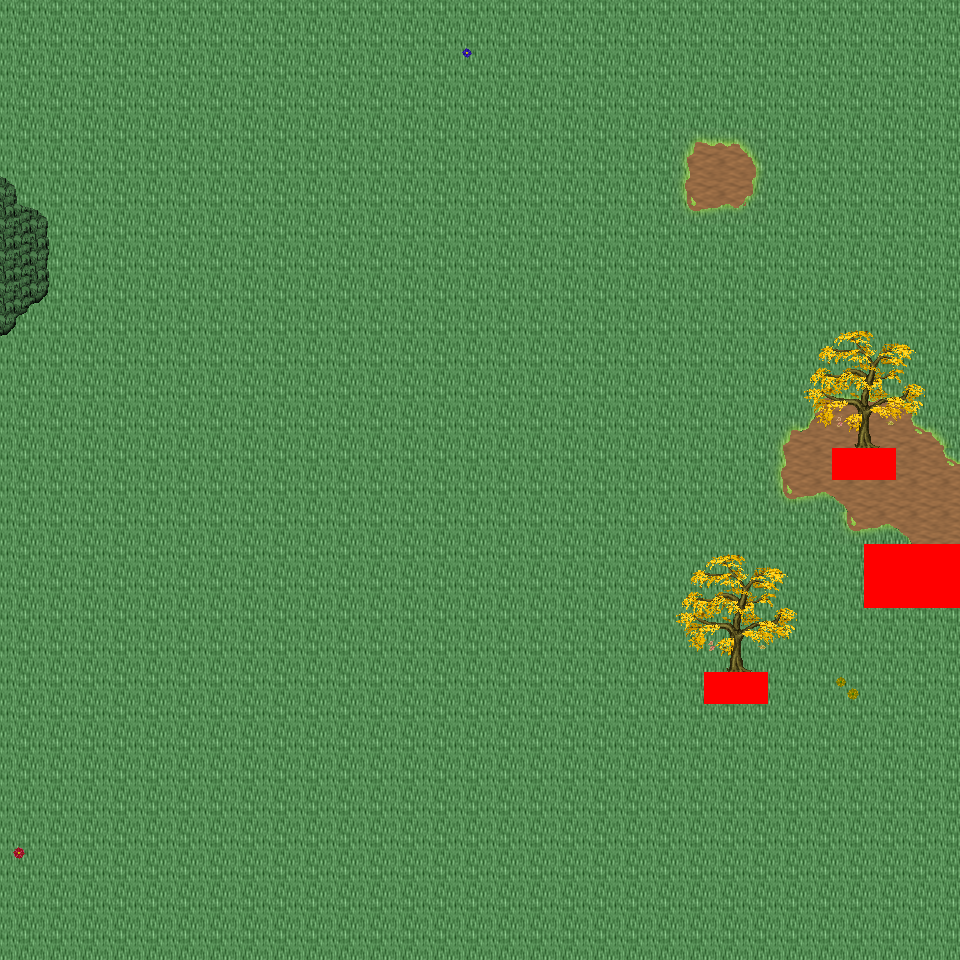

A 2D game scene composited from a Tiled map and its tileset images. What follows is a short description and the map's XML, with each tile layer's data collapsed to a summary:
An orthogonal 30x30 tile map with 32x32 px tiles, 6 tile layers (Ground, Object, Object2, Above, ...), 18 tilesets and 3 objects (3x mapExit).

<map version="1.0" orientation="orthogonal" renderorder="right-down" width="30" height="30" tilewidth="32" tileheight="32" nextobjectid="4">
  <tileset firstgid="1" name="tileset_logic_collision" tilewidth="32" tileheight="32" tilecount="1" columns="1">
    <image source="../drawable/tileset_logic_collision.png" width="32" height="32" />
  </tileset>
  <tileset firstgid="2" name="tileset_ground_ground" tilewidth="32" tileheight="32" tilecount="33" columns="3">
    <image source="../drawable/tileset_ground_ground.png" width="96" height="352" />
  </tileset>
  <tileset firstgid="35" name="tileset_ground_grass_corners" tilewidth="32" tileheight="32" tilecount="24" columns="6">
    <image source="../drawable/tileset_ground_grass_corners.png" width="192" height="128" />
  </tileset>
  <tileset firstgid="59" name="tileset_ground_grass_edges" tilewidth="32" tileheight="32" tilecount="36" columns="12">
    <image source="../drawable/tileset_ground_grass_edges.png" width="384" height="96" />
  </tileset>
  <tileset firstgid="95" name="tileset_ground_grass_2" tilewidth="32" tileheight="32" tilecount="21" columns="3">
    <image source="../drawable/tileset_ground_grass_2.png" width="96" height="224" />
  </tileset>
  <tileset firstgid="116" name="tileset_plant_leaves" tilewidth="32" tileheight="32" tilecount="8" columns="4">
    <image source="../drawable/tileset_plant_leaves.png" width="128" height="64" />
  </tileset>
  <tileset firstgid="124" name="tileset_plant_tree_tree_darkgreen" tilewidth="32" tileheight="32" tilecount="88" columns="8">
    <image source="../drawable/tileset_plant_tree_tree_darkgreen.png" width="256" height="352" />
  </tileset>
  <tileset firstgid="212" name="tileset_plant_tree_fall_trees" tilewidth="32" tileheight="32" tilecount="40" columns="8">
    <image source="../drawable/tileset_plant_tree_fall_trees.png" width="256" height="160" />
  </tileset>
  <tileset firstgid="252" name="tileset_plant_tree_pine_tree" tilewidth="32" tileheight="32" tilecount="20" columns="4">
    <image source="../drawable/tileset_plant_tree_pine_tree.png" width="128" height="160" />
  </tileset>
  <tileset firstgid="272" name="tileset_plant_stump_hollow_logs" tilewidth="32" tileheight="32" tilecount="6" columns="3">
    <image source="../drawable/tileset_plant_stump_hollow_logs.png" width="96" height="64" />
  </tileset>
  <tileset firstgid="278" name="tileset_plant_stump_small_stump" tilewidth="32" tileheight="32" tilecount="4" columns="2">
    <image source="../drawable/tileset_plant_stump_small_stump.png" width="64" height="64" />
  </tileset>
  <tileset firstgid="282" name="tileset_plant_stump_stump_pale_purple" tilewidth="32" tileheight="32" tilecount="4" columns="2">
    <image source="../drawable/tileset_plant_stump_stump_pale_purple.png" width="64" height="64" />
  </tileset>
  <tileset firstgid="286" name="tileset_plant_flower_daisy_blue" tilewidth="32" tileheight="32" tilecount="8" columns="2">
    <image source="../drawable/tileset_plant_flower_daisy_blue.png" width="64" height="128" />
  </tileset>
  <tileset firstgid="294" name="tileset_plant_flower_daisy_red" tilewidth="32" tileheight="32" tilecount="8" columns="2">
    <image source="../drawable/tileset_plant_flower_daisy_red.png" width="64" height="128" />
  </tileset>
  <tileset firstgid="302" name="tileset_plant_flower_daisy_white" tilewidth="32" tileheight="32" tilecount="8" columns="2">
    <image source="../drawable/tileset_plant_flower_daisy_white.png" width="64" height="128" />
  </tileset>
  <tileset firstgid="310" name="tileset_plant_flower_daisy_yellow" tilewidth="32" tileheight="32" tilecount="8" columns="2">
    <image source="../drawable/tileset_plant_flower_daisy_yellow.png" width="64" height="128" />
  </tileset>
  <tileset firstgid="318" name="tileset_logic_creature_ent" tilewidth="32" tileheight="32" tilecount="4" columns="4">
    <image source="../drawable/tileset_logic_creature_ent.png" width="128" height="32" />
  </tileset>
  <tileset firstgid="322" name="tileset_logic_creature_animal" tilewidth="32" tileheight="32" tilecount="32" columns="8">
    <image source="../drawable/tileset_logic_creature_animal.png" width="256" height="128" />
  </tileset>
  <layer name="Ground" width="30" height="30">
    <data>[900 cells, 900 non-empty, 3 distinct tile ids]</data>
  </layer>
  <layer name="Object" width="30" height="30">
    <data>[900 cells, 42 non-empty, 21 distinct tile ids]</data>
  </layer>
  <layer name="Object2" width="30" height="30">
    <data>[900 cells, 14 non-empty, 10 distinct tile ids]</data>
  </layer>
  <layer name="Above" width="30" height="30">
    <data>[900 cells, 32 non-empty, 16 distinct tile ids]</data>
  </layer>
  <layer name="Above2" width="30" height="30">
    <data>[900 cells, 0 non-empty, 0 distinct tile ids]</data>
  </layer>
  <layer name="Walkable" width="30" height="30">
    <data>[900 cells, 10 non-empty, 1 distinct tile ids]</data>
  </layer>
  <objectgroup name="MapEvents">
    <object id="1" name="north" type="mapExit" x="0" y="0" width="960" height="32">
      <properties>
        <property name="map" value="level_0_x21_y26" />
        <property name="x" value="0" />
        <property name="y" value="28" />
      </properties>
    </object>
    <object id="2" name="south" type="mapExit" x="0" y="928" width="960" height="32">
      <properties>
        <property name="map" value="level_0_x21_y28" />
        <property name="x" value="0" />
        <property name="y" value="1" />
      </properties>
    </object>
    <object id="3" name="west" type="mapExit" x="0" y="0" width="32" height="960">
      <properties>
        <property name="map" value="level_0_x20_y27" />
        <property name="x" value="28" />
        <property name="y" value="0" />
      </properties>
    </object>
  </objectgroup>
</map>
